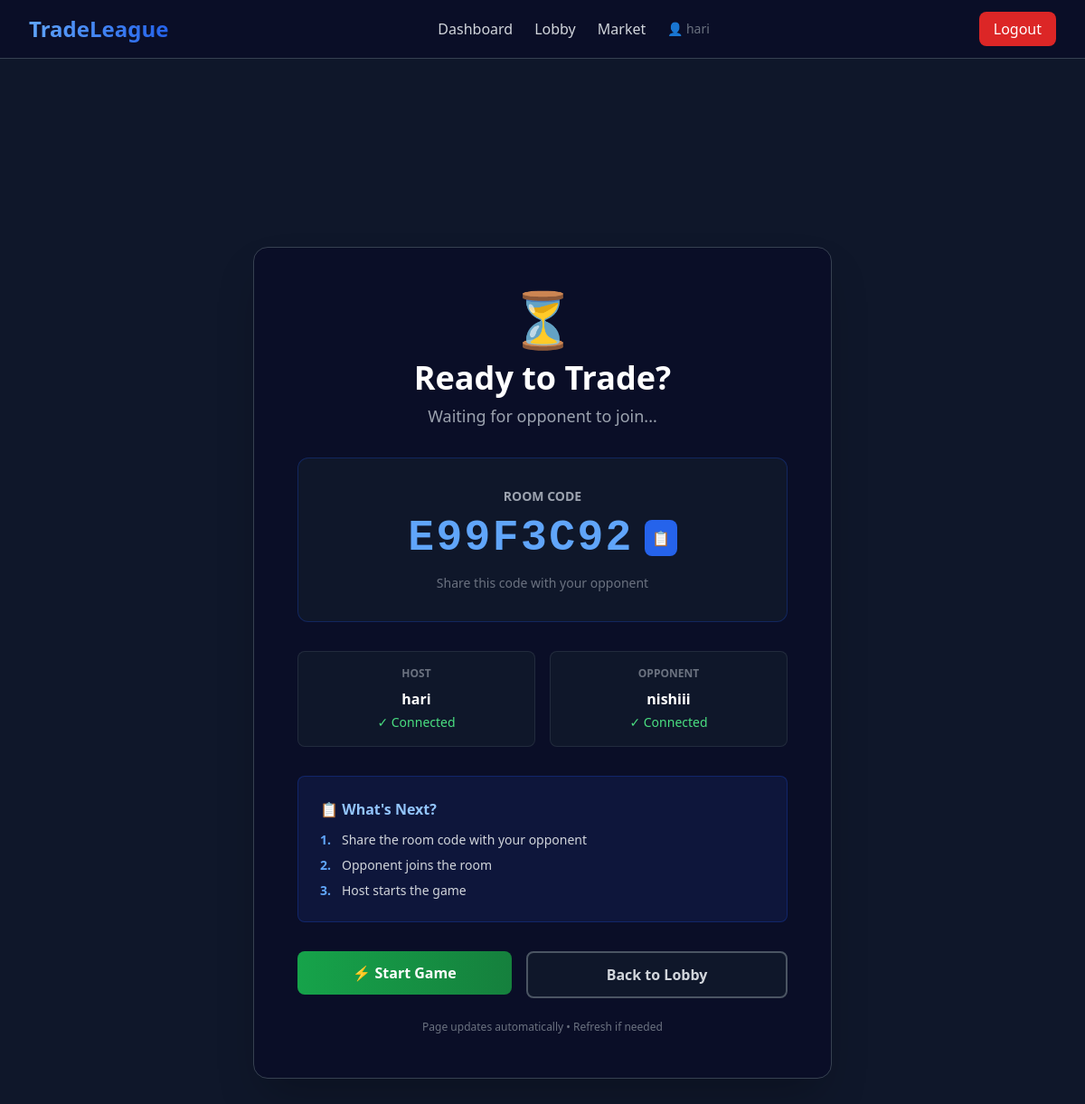
Screenshot of /waiting/1/ (signed in) with the database file from the repository.
### game/models.py (models this page shows, shortened)
class GameRoom(models.Model):
    DURATION_CHOICES = [
        (5, "5 Minutes"),
        (10, "10 Minutes"),
        (15, "15 Minutes"),
    ]
    room_code = models.CharField(max_length=8, unique=True, blank=True)
    host = models.ForeignKey(User, on_delete=models.CASCADE, related_name="hosted_rooms")
    opponent = models.ForeignKey(
        User,
        null=True,
        blank=True,
        on_delete=models.SET_NULL,
        related_name="joined_rooms"
    )
    status = models.CharField(max_length=20, default="waiting")
    trade_duration = models.IntegerField(choices=DURATION_CHOICES, default=5)
    started_at = models.DateTimeField(null=True, blank=True)
    settled = models.BooleanField(default=False)

### game/views_frontend.py (the view, shortened to what this page needs)
@login_required
def waiting_room(request, room_id):
    room = get_object_or_404(GameRoom, id=room_id)
    if request.user not in [room.host, room.opponent]:
        return redirect("lobby")
    if room.status == "active":
        return redirect("game_board", room.id)
    return render(request, "waiting.html", {"room": room})

### game/templates/waiting.html (shortened to what this page needs)
{% extends "base.html" %}
{% block content %}
<div class="flex items-center justify-center min-h-[calc(100vh-120px)]">
    <div class="w-full max-w-2xl px-4">
        <div class="bg-fintech-darker border border-gray-700 rounded-2xl p-12 shadow-2xl text-center">
            <div class="mb-8">
                <div class="text-6xl mb-4 animate-bounce">⏳</div>
                <h1 class="text-4xl font-bold text-white mb-2">
                    Ready to Trade?
                </h1>
                <p class="text-gray-400 text-lg">
                    Waiting for opponent to join...
                </p>
            </div>
            <div class="bg-fintech-dark border border-blue-700/30 rounded-xl p-8 mb-8">
                <p class="text-gray-400 text-sm font-semibold uppercase mb-3">Room Code</p>
                <div class="flex items-center justify-center space-x-3 mb-4">
                    <p class="text-5xl font-bold text-blue-400 font-mono tracking-wider">
                        {{ room.room_code }}
                    </p>
                    <button onclick="navigator.clipboard.writeText('{{ room.room_code }}')"
                            class="bg-blue-600 hover:bg-blue-700 text-white p-2 rounded-lg transition"
                            title="Copy room code">
                        📋
                    </button>
                </div>
                <p class="text-gray-500 text-sm">
                    Share this code with your opponent
                </p>
            </div>
            <div class="grid grid-cols-2 gap-4 mb-8">
                <div class="bg-fintech-dark border border-gray-700/50 rounded-lg p-4">
                    <p class="text-gray-500 text-xs font-semibold uppercase mb-2">Host</p>
                    <p class="text-white font-semibold">{{ room.host.username }}</p>
                    <p class="text-green-400 text-sm mt-1">✓ Connected</p>
                </div>
                <div class="bg-fintech-dark border border-gray-700/50 rounded-lg p-4">
                    <p class="text-gray-500 text-xs font-semibold uppercase mb-2">Opponent</p>
                    {% if room.opponent %}
                        <p class="text-white font-semibold">{{ room.opponent.username }}</p>
                        <p class="text-green-400 text-sm mt-1">✓ Connected</p>
                    {% endif %}
                </div>
            </div>
            <div class="bg-blue-900/20 border border-blue-700/30 rounded-lg p-6 mb-8 text-left">
                <h3 class="text-blue-300 font-semibold mb-3">📋 What's Next?</h3>
                <ol class="space-y-2 text-gray-300 text-sm">
                    <li class="flex items-start">
                        <span class="text-blue-400 font-bold mr-3">1.</span>
                        Share the room code with your opponent
                    </li>
                    <li class="flex items-start">
                        <span class="text-blue-400 font-bold mr-3">2.</span>
                        Opponent joins the room
                    </li>
                    <li class="flex items-start">
                        <span class="text-blue-400 font-bold mr-3">3.</span>
                        Host starts the game
                    </li>
                </ol>
            </div>
            <div class="flex flex-col sm:flex-row gap-4">
                {% if room.opponent %}
                    {% if user == room.host %}
                        <form method="post" class="flex-1">
                            <button type="submit"
                                class="w-full bg-gradient-to-r from-green-600 to-green-700
                                       hover:from-green-700 hover:to-green-800
                                       text-white font-bold py-3 px-6 rounded-lg
                                       transition transform hover:scale-105">
                                ⚡ Start Game
                            </button>
                        </form>
                    {% endif %}
                {% endif %}
                <a href="{% url 'lobby' %}"
                   class="flex-1 bg-fintech-dark border-2 border-gray-600
                          text-gray-300 hover:border-blue-600 hover:text-blue-400
                          font-bold py-3 px-6 rounded-lg transition text-center">
                    Back to Lobby
                </a>
            </div>
            <p class="text-gray-500 text-xs mt-6">
                Page updates automatically • Refresh if needed
            </p>
        </div>
    </div>
</div>
{% endblock %}

### game/templates/base.html (shortened to what this page needs)
<!DOCTYPE html>
<html lang="en">
<head>
    <script src="https://cdn.tailwindcss.com"></script>
</head>
<body class="bg-fintech-dark text-gray-100 antialiased">
{% if user.is_authenticated %}
<nav class="bg-fintech-darker border-b border-gray-700 sticky top-0 z-50">
    <div class="max-w-7xl mx-auto px-4 sm:px-6 lg:px-8">
        <div class="flex justify-between items-center h-16">
            <div class="flex items-center">
                <a href="{% url 'dashboard' %}"
                   class="text-2xl font-bold bg-gradient-to-r from-blue-400 to-blue-600 bg-clip-text text-transparent">
                </a>
            </div>
            <div class="hidden md:flex items-center space-x-6">
                <a href="{% url 'dashboard' %}"
                   class="text-gray-300 hover:text-blue-400 transition">
                    Dashboard
                </a>
                <a href="{% url 'lobby' %}"
                   class="text-gray-300 hover:text-blue-400 transition">
                    Lobby
                </a>
                <a href="{% url 'market' %}"
                   class="text-gray-300 hover:text-blue-400 transition">
                    Market
                </a>
                <span class="text-gray-500 text-sm">
                    👤 {{ user.username }}
                </span>
            </div>
            <div>
                <a href="{% url 'logout' %}"
                   class="px-4 py-2 bg-red-600 hover:bg-red-700
                          text-white rounded-lg transition font-medium">
                    Logout
                </a>
            </div>
        </div>
    </div>
</nav>
{% endif %}
<main class="min-h-[calc(100vh-64px)]">
    {% block content %}{% endblock %}
</main>
</body>
</html>

### rows the page displays
GameRoom: room_code "E99F3C92", host.username "hari", opponent.username "nishiii"

### other values shown
{{ user.username }} "hari"
